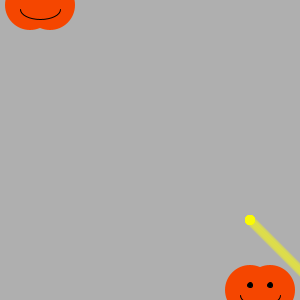
Frame 1 (no input)
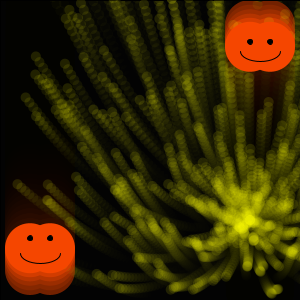
Frame 60 (the mouse pressed at the canvas centre just before this capture)
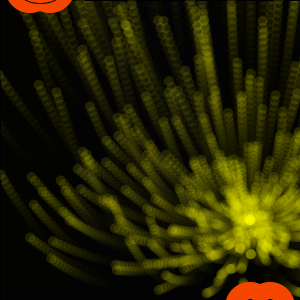
Frame 120 (the mouse held since frame 60 and released just before this capture)

The Processing sketch that drew these frames (run headless with seeded random() and noise(); from frame 60 on, the mouse is pressed at the canvas centre):

// Processing sketch: processing_41462
// ── processing_41462.pde

//happy halloween
//code modified from lab 7 code by Prof Nick Senske

int numParticles = 300; //number of fire
GenParticle[] p = new GenParticle[numParticles];


float x;
float y;
float speed;
float gravity; 
float friction;
//float for pumpkins

void setup() {
  size(300, 300);

  x=30;
  y = 0;
  speed = 5;
  gravity = 0.1;
  friction = 0.98;


  noStroke();
  smooth();
  for (int i = 0; i < p.length; i++) {
    float velX = i;
    float velY = i;
    p[i] = new GenParticle(250, 220, velX, velY, 5.0, 250, 220);
  }
}

void draw() {
  fill(0, 36);
  rect(0, 0, width, height);
  fill(255, 255, 0, 30);
  for (int i = 0; i < p.length; i++) {
    p[i].update();//draw fire
    p[i].regenerate();
    p[i].display();
  }

  speed = speed + gravity;//draw pumpkins
  speed = speed * friction;
  y = y + speed;
  if (y > (height-30)) {
    y=height-30;
    speed = -speed;
  }
  noStroke();
  fill(245, 70, 0);
  ellipse (x, y, 50, 50);
  ellipse (x+20, y, 50, 50);

  ellipse (height-x-20, width-y-5, 50, 50);
  ellipse (height-x, width-y-5, 50, 50);

  noFill();
  stroke(0);
  arc(x+10, y+5, 40, 20, 0, PI);

  arc(height-x-10, width-y, 40, 20, 0, PI);

  fill(0);
  ellipse(x, y-10, 5, 5);
  ellipse(x+20, y-10, 5, 5);

  ellipse(height-x-20, width-y-10, 5, 5);
  ellipse(height-x, width-y-10, 5, 5);
}


void mousePressed() {
  y = 0;
}



class Particle {
  float x, y; // The x- and y-coordinates
  float vx, vy; // The x- and y-velocities
  float radius; // Particle radius
  float gravity = 0.1;

  Particle(float xpos, float ypos, float velx, float vely, float r) {
    x = xpos;
    y = ypos;
    vx = velx;
    vy = vely;
    radius = r;
  }

  void update() {
    vy = vy - gravity;
    y += vy;
    x += vx;
  }

  void display() {
    noStroke();
    ellipse(x, y, radius*2, radius*2);
  }
}


class GenParticle extends Particle {
  float originX, originY;

  GenParticle(float xIn, float yIn, float vxIn, float vyIn, float r, float ox, float oy) {
    super(xIn, yIn, vxIn, vyIn, r);
    originX = ox;
    originY = oy;
  }

  void regenerate() {
    if ((x > width + radius) || (x < -radius) ||
      (y > height + radius) || (y < -radius)) {
      x = originX;
      y = originY;
      vx = random(-4.0, 4.0);
      vy = random(-4.0, 4.0);
    }
  }
}
